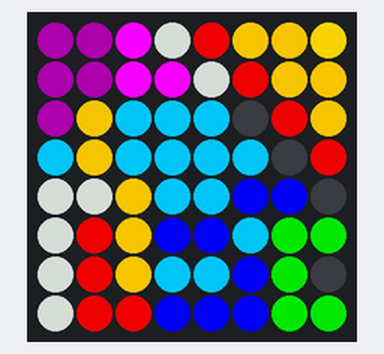
A program run on a simulated Raspberry Pi (BCM pin numbers) with a Sense HAT. Shown: the Sense HAT's 8×8 RGB LED matrix.

Above: at 0.1 s.
At 3.1 s:
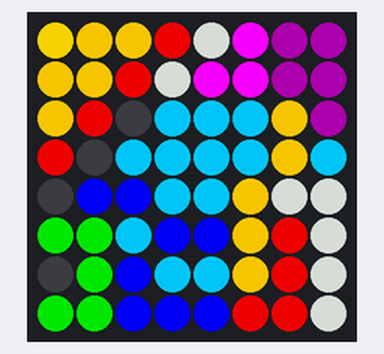

The program:

sense_hat_flip.py
```python
from sense_hat import SenseHat
from time import sleep

sh = SenseHat()

r = (205, 0, 0)
g = (0, 180, 0)
b = (0, 0, 230)
c = (0, 180, 230)
m = (240, 0, 255)
w = (150, 150, 150)
y = (225, 195, 0)
o = (230, 180, 0)
p = (50, 0, 50)
k = (0, 0, 0)

sh.clear()

grid = [
    p, p, m, w, r, o, o, y,
    p, p, m, m, w, r, o, o,
    p, o, c, c, c, k, r, o,
    c, o, c, c, c, c, k, r,
    w, w, o, c, c, b, b, k,
    w, r, o, b, b, c, g, g,
    w, r, o, c, c, b, g, k,
    w, r, r, b, b, b, g, g
]
sh.set_pixels(grid)

while True:
    sleep(3)
    sh.flip_h()
```

Measured:
- what the display in image 1 shows lasts 3.0 s, from 3.0 s to 6.0 s
